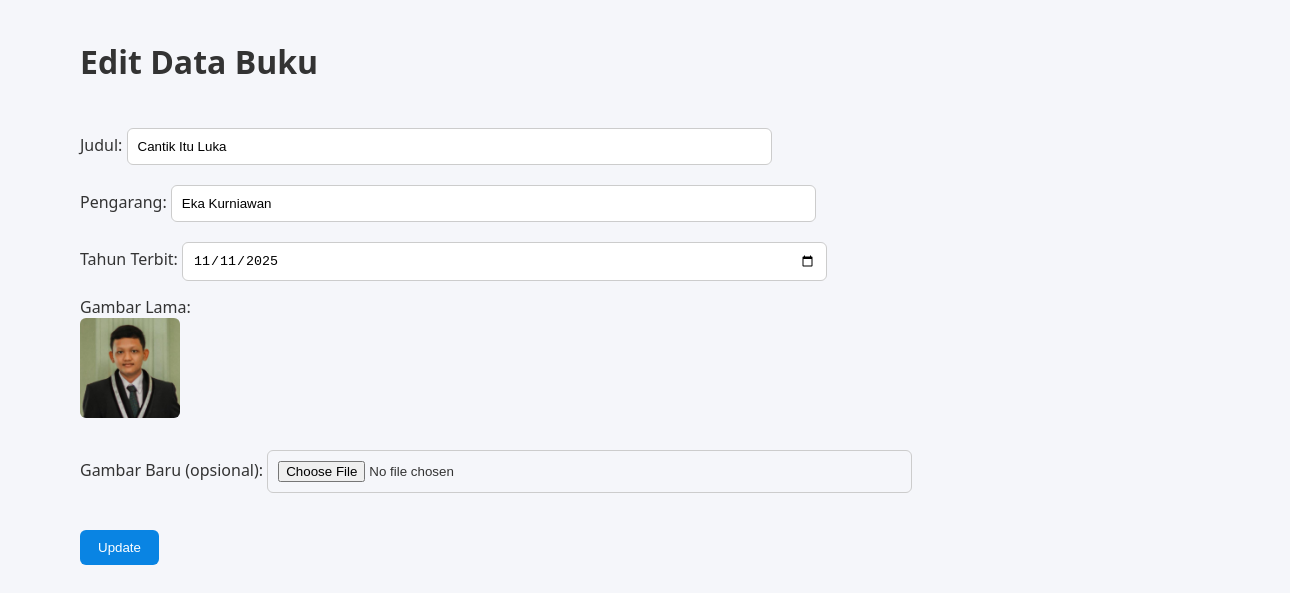
The page /edit.php?id=3 on the database its author committed.
### tables this page shows
CREATE TABLE `books` (
  `id` int NOT NULL,
  `judul` varchar(255) NOT NULL,
  `pengarang` varchar(255) NOT NULL,
  `tahun_terbit` date NOT NULL,
  `gambar` varchar(255) NOT NULL
);

### edit.php (the view, shortened to what this page needs)
<?php
include 'db.php';
if (isset($_GET['id'])) {
    $id = $_GET['id'];
    $sql = "SELECT * FROM books WHERE id = $id";
    $result = mysqli_query($conn, $sql);
    $book = mysqli_fetch_assoc($result);
}
?>
<!DOCTYPE html>
<html lang="en">
<head>
    <link rel="stylesheet" href="style.css">
</head>
<body>
    <h1>Edit Data Buku</h1>
    <form method="POST" enctype="multipart/form-data">
        Judul: <input type="text" name="judul" value="<?php echo $book['judul']; ?>" required><br>
        Pengarang: <input type="text" name="pengarang" value="<?php echo $book['pengarang']; ?>" required><br>
        Tahun Terbit: <input type="date" name="tahun_terbit" value="<?php echo $book['tahun_terbit']; ?>" required><br>
        Gambar Lama: <br>
        <img src="uploads/<?php echo $book['gambar']; ?>" width="100"><br><br>
        Gambar Baru (opsional): <input type="file" name="gambar"><br><br>
        <button type="submit" name="submit">Update</button>
    </form>
</body>
</html>

### style.css (style rules this page uses)
body { font-family: "Segoe UI", Tahoma, sans-serif; background-color: #f5f6fa; color: #333; margin: 0; padding: 0; }
form, h1 { width: 100%; justify-content: center; align-items: center; margin-top: 40px; margin-left: 80px; }
input[type="text"], input[type="date"], input[type="number"], input[type="file"], input[type="search"] { width: 50%; padding: 10px; margin: 5px 0 15px 0; border: 1px solid #ccc; border-radius: 6px; box-sizing: border-box; }
button, a.button { background-color: #0984e3; color: white; border: none; padding: 10px 18px; border-radius: 6px; text-decoration: none; cursor: pointer; transition: background 0.2s ease; }
img { border-radius: 6px; }

### rows shown on the page
books: judul "Cantik Itu Luka", pengarang "Eka Kurniawan", tahun_terbit "11/11/2025", gambar (picture)
